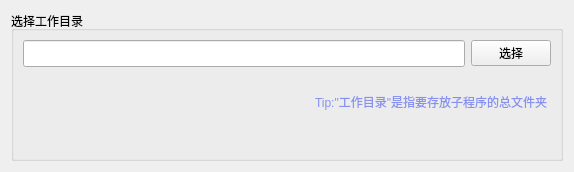
<?xml version="1.0" encoding="UTF-8"?>
<ui version="4.0">
 <class>Frame</class>
 <widget class="QFrame" name="Frame">
  <property name="geometry">
   <rect>
    <x>0</x>
    <y>0</y>
    <width>574</width>
    <height>172</height>
   </rect>
  </property>
  <property name="windowTitle">
   <string>设置</string>
  </property>
  <property name="windowIcon">
   <iconset>
    <normaloff>../img/ico_setting.png</normaloff>../img/ico_setting.png</iconset>
  </property>
  <layout class="QVBoxLayout" name="verticalLayout" stretch="0">
   <item>
    <widget class="QGroupBox" name="groupBox">
     <property name="title">
      <string>选择工作目录</string>
     </property>
     <layout class="QVBoxLayout" name="verticalLayout_2">
      <item>
       <layout class="QHBoxLayout" name="horizontalLayout">
        <item>
         <widget class="QLineEdit" name="input_worksaoce_des">
          <property name="font">
           <font>
            <family>Arial</family>
            <pointsize>12</pointsize>
           </font>
          </property>
         </widget>
        </item>
        <item>
         <widget class="QPushButton" name="btn_worksapce_choose">
          <property name="text">
           <string>选择</string>
          </property>
          <property name="icon">
           <iconset>
            <normaloff>../img/ico_floder.png</normaloff>../img/ico_floder.png</iconset>
          </property>
          <property name="iconSize">
           <size>
            <width>20</width>
            <height>20</height>
           </size>
          </property>
         </widget>
        </item>
       </layout>
      </item>
      <item>
       <layout class="QHBoxLayout" name="horizontalLayout_2">
        <item>
         <spacer name="horizontalSpacer">
          <property name="orientation">
           <enum>Qt::Horizontal</enum>
          </property>
          <property name="sizeHint" stdset="0">
           <size>
            <width>40</width>
            <height>20</height>
           </size>
          </property>
         </spacer>
        </item>
        <item>
         <widget class="QLabel" name="label_info">
          <property name="styleSheet">
           <string notr="true">margin-top:20px;color:#8791ee</string>
          </property>
          <property name="text">
           <string>Tip:&quot;工作目录&quot;是指要存放子程序的总文件夹</string>
          </property>
         </widget>
        </item>
       </layout>
      </item>
      <item>
       <spacer name="verticalSpacer">
        <property name="orientation">
         <enum>Qt::Vertical</enum>
        </property>
        <property name="sizeHint" stdset="0">
         <size>
          <width>20</width>
          <height>40</height>
         </size>
        </property>
       </spacer>
      </item>
     </layout>
    </widget>
   </item>
  </layout>
 </widget>
 <resources/>
 <connections/>
</ui>
